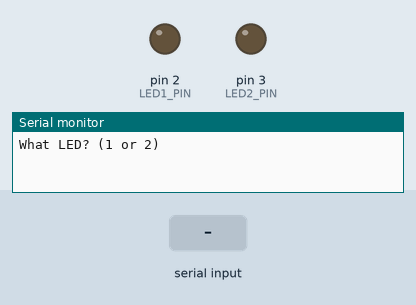
Recording of a sketch running on a simulated Arduino Uno, built with avr-gcc and run on an emulated ATmega328P. Shown: output pins drawn as LEDs (lit = HIGH), the last lines printed to the serial monitor. The test bench sets the inputs (shaded band).

Above: at 1.2 s.
1.3 s: "1\n" received over Serial
At 2.7 s:
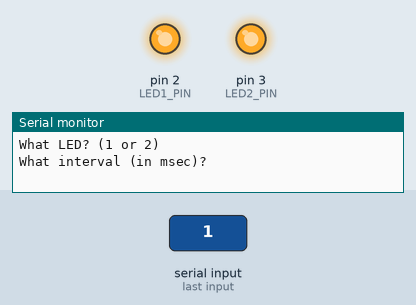
3.8 s: "90,45\n" received over Serial
At 4.89 s:
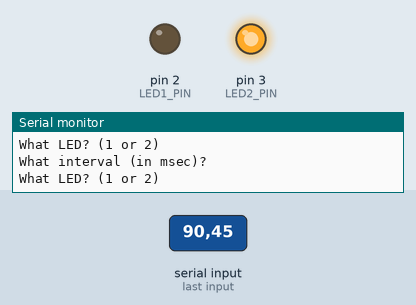
Timing chart, 0 to 12.8 s (numbered marks = the images above; inputs shaded):
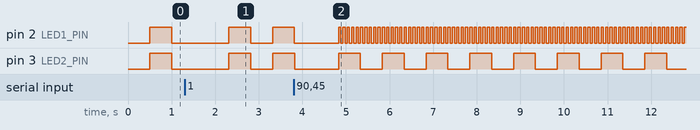

The sketch:

multiTaskBasic-1.ino
```cpp
#include <Arduino.h>

#define LED1_PIN 2
#define LED2_PIN 3

// ===== LED Control Structure =====
struct LEDControl {
  int pin;
  unsigned long interval;
  unsigned long lastToggleTime;
  bool state;
};

LEDControl led1 = {LED1_PIN, 1000, 0, LOW};
LEDControl led2 = {LED2_PIN, 1000, 0, LOW};

// ===== Serial State Machine =====
enum SerialState { WAIT_LED, WAIT_INTERVAL };
SerialState currentState = WAIT_LED;
int selectedLED = 0;

// ===== Shared LED handler (non-blocking) =====
void handleLED(LEDControl &led) {
  unsigned long now = millis();
  if (led.interval > 0) {
    if (now - led.lastToggleTime >= led.interval / 2) {
      led.state = !led.state;
      digitalWrite(led.pin, led.state);
      led.lastToggleTime = now;
    }
  }
}

// ===== Task functions =====
void blinkPin2() { handleLED(led1); }
void blinkPin3() { handleLED(led2); }

void getSerialInput() {
  if (Serial.available() > 0) {
    int input = Serial.parseInt();

    if (currentState == WAIT_LED) {
      if (input == 1 || input == 2) {
        selectedLED = input;
        Serial.println("What interval (in msec)?");
        currentState = WAIT_INTERVAL;
      }
    }
    else if (currentState == WAIT_INTERVAL) {
      if (input > 0) {
        if (selectedLED == 1) led1.interval = input;
        else                  led2.interval = input;

        Serial.println("What LED? (1 or 2)");
        currentState = WAIT_LED;
      }
    }
  }
}

// ===== Cyclic Executive Task Table =====
void (*tasks[])() = {getSerialInput, blinkPin2, blinkPin3};
const int NUM_TASKS = sizeof(tasks) / sizeof(tasks[0]);

// ===== Cycle Timing =====
const unsigned long CYCLE_TIME = 10; // ms (adjust as needed)

void setup() {
  pinMode(LED1_PIN, OUTPUT);
  pinMode(LED2_PIN, OUTPUT);

  Serial.begin(9600);
  while (!Serial);

  Serial.println("What LED? (1 or 2)");
}

// ===== Round-Robin Cyclic Executive =====
void loop() {

  unsigned long cycleStart = millis();

  // Run all tasks once (round-robin)
  for (int i = 0; i < NUM_TASKS; i++) {
    tasks[i]();
  }

  // Wait until cycle time completes
  while (millis() - cycleStart < CYCLE_TIME) {
    // idle (do nothing)
  }
}
```

Measured:
- by itself, pin 2 (LED1_PIN): repeats every 0.10 s: HIGH 0.05 s, LOW 0.05 s
- by itself, pin 3 (LED2_PIN): repeats every 1.0 s: HIGH 0.50 s, LOW 0.50 s
